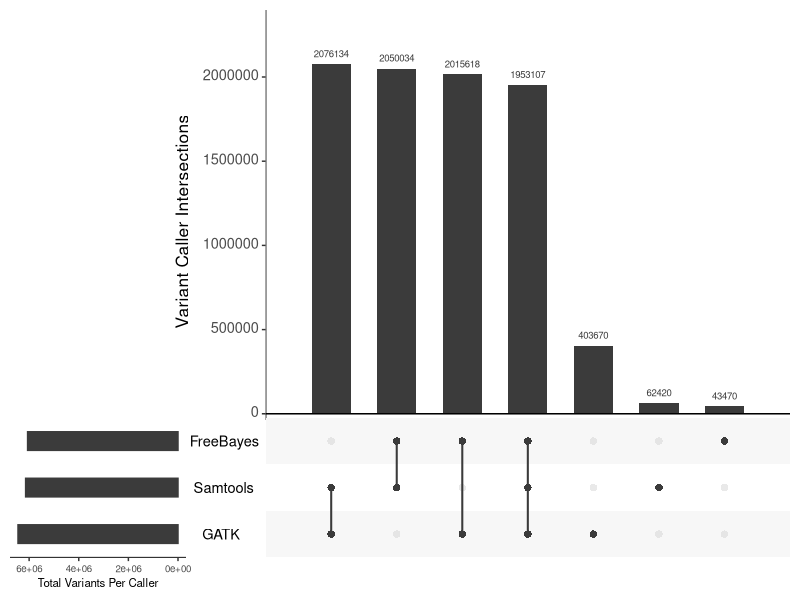

R code for this plot: (Note: this script raises an error after producing the figure.)
#UpSet diagram to compare overlap between variant callers
library(UpSetR)

#Set working directory to appropriate location
setwd("")

#Read in data
df <- read.delim("gatk_freebayes_samtools_compare_1990_2015.txt", header=TRUE)

#Pull out the relevant values for 1990 SNPs comparison
gatk_1990_unique_snps <- df[8,4] - df[11,4] - (df[12,4] - df[11,4]) - (df[13,4] -  df[11,4])
freebayes_1990_unique_snps <- df[9,4] - df[11,4] - (df[12,4] - df[11,4]) - (df[14,4] -  df[11,4])
samtools_1990_unique_snps <- df[10,4] - df[11,4] - (df[13,4] - df[11,4]) - (df[14,4] -  df[11,4])
intersect_G_FB_1990_snps <- df[12,4]
intersect_FB_ST_1990_snps <- df[14,4]
intersect_G_ST_1990_snps <- df[13,4]
intersect_all_1990_snps <- df[11,4]

snps_1990 <- c("GATK" = gatk_1990_unique_snps, "FreeBayes" = freebayes_1990_unique_snps, "Samtools" = samtools_1990_unique_snps, "GATK&FreeBayes" = intersect_G_FB_1990_snps, "FreeBayes&Samtools" = intersect_FB_ST_1990_snps, "GATK&Samtools" = intersect_G_ST_1990_snps, "GATK&FreeBayes&Samtools" = intersect_all_1990_snps)

upset(fromExpression(snps_1990), order.by = "freq", mainbar.y.label = "Variant Caller Intersections", sets.x.label = "Total Variants Per Caller", text.scale = c(1.5, 1.5, 1, 1, 1.5, 1.1))
grid.edit('arrange', name='arrange2')
snps_1990_plot = grid.grab()

#Pull out the relevant values for 2015 SNPs comparison
gatk_2015_unique_snps <- df[1,4] - df[4,4] - (df[5,4] - df[4,4]) - (df[6,4] -  df[4,4])
freebayes_2015_unique_snps <- df[2,4] - df[4,4] - (df[5,4] - df[4,4]) - (df[7,4] -  df[4,4])
samtools_2015_unique_snps <- df[3,4] - df[4,4] - (df[6,4] - df[4,4]) - (df[7,4] -  df[4,4])
intersect_G_FB_2015_snps <- df[5,4]
intersect_FB_ST_2015_snps <- df[7,4]
intersect_G_ST_2015_snps <- df[6,4]
intersect_all_2015_snps <- df[4,4]

snps_2015 <- c("GATK" = gatk_2015_unique_snps, "FreeBayes" = freebayes_2015_unique_snps, "Samtools" = samtools_2015_unique_snps, "GATK&FreeBayes" = intersect_G_FB_2015_snps, "FreeBayes&Samtools" = intersect_FB_ST_2015_snps, "GATK&Samtools" = intersect_G_ST_2015_snps, "GATK&FreeBayes&Samtools" = intersect_all_2015_snps)

upset(fromExpression(snps_2015), order.by = "freq", mainbar.y.label = "Variant Caller Intersections", sets.x.label = "Total Variants Per Caller", text.scale = c(1.5, 1.5, 1, 1, 1.5, 1.1))
grid.edit('arrange', name='arrange2')
snps_2015_plot = grid.grab()

#Pull out the relevant values for 1990 INDELs comparison
gatk_1990_unique_indels <- df[8,5] - df[11,5] - (df[12,5] - df[11,5]) - (df[13,5] -  df[11,5])
freebayes_1990_unique_indels <- df[9,5] - df[11,5] - (df[12,5] - df[11,5]) - (df[14,5] -  df[11,5])
samtools_1990_unique_indels <- df[10,5] - df[11,5] - (df[13,5] - df[11,5]) - (df[14,5] -  df[11,5])
intersect_G_FB_1990_indels <- df[12,5]
intersect_FB_ST_1990_indels <- df[14,5]
intersect_G_ST_1990_indels <- df[13,5]
intersect_all_1990_indels <- df[11,5]

indels_1990 <- c("GATK" = gatk_1990_unique_indels, "FreeBayes" = freebayes_1990_unique_indels, "Samtools" = samtools_1990_unique_indels, "GATK&FreeBayes" = intersect_G_FB_1990_indels, "FreeBayes&Samtools" = intersect_FB_ST_1990_indels, "GATK&Samtools" = intersect_G_ST_1990_indels, "GATK&FreeBayes&Samtools" = intersect_all_1990_indels)

upset(fromExpression(indels_1990), order.by = "freq", mainbar.y.label = "Variant Caller Intersections", sets.x.label = "Total Variants Per Caller", text.scale = c(1.5, 1.5, 1, 1, 1.5, 1.1))
grid.edit('arrange', name='arrange2')
indels_1990_plot = grid.grab()

#Pull out the relevant values for 2015 indels comparison
gatk_2015_unique_indels <- df[1,5] - df[4,5] - (df[5,5] - df[4,5]) - (df[6,5] -  df[4,5])
freebayes_2015_unique_indels <- df[2,5] - df[4,5] - (df[5,5] - df[4,5]) - (df[7,5] -  df[4,5])
samtools_2015_unique_indels <- df[3,5] - df[4,5] - (df[6,5] - df[4,5]) - (df[7,5] -  df[4,5])
intersect_G_FB_2015_indels <- df[5,5]
intersect_FB_ST_2015_indels <- df[7,5]
intersect_G_ST_2015_indels <- df[6,5]
intersect_all_2015_indels <- df[4,5]

indels_2015 <- c("GATK" = gatk_2015_unique_indels, "FreeBayes" = freebayes_2015_unique_indels, "Samtools" = samtools_2015_unique_indels, "GATK&FreeBayes" = intersect_G_FB_2015_indels, "FreeBayes&Samtools" = intersect_FB_ST_2015_indels, "GATK&Samtools" = intersect_G_ST_2015_indels, "GATK&FreeBayes&Samtools" = intersect_all_2015_indels)

upset(fromExpression(indels_2015), order.by = "freq", mainbar.y.label = "Variant Caller Intersections", sets.x.label = "Total Variants Per Caller", text.scale = c(1.5, 1.5, 1, 1, 1.5, 1.1))
grid.edit('arrange', name='arrange2')
indels_2015_plot = grid.grab()

#Save the plot
pdf("gatk_freebayes_samtools_comparison.pdf", height = 10, width = 15)
grid.arrange(arrangeGrob(snps_1990_plot, top = "SNPs 1990 Isolates"), arrangeGrob(snps_2015_plot, top = "SNPs 2015 Isolates"), arrangeGrob(indels_1990_plot, top = "INDELs 1990 Isolates"), arrangeGrob(indels_2015_plot, top = "INDELs 2015 Isolates"), ncol=2, nrow=2)
dev.off()

###Compare variants called with FreeBayes between 1990 and 2015, using more stringent filtering params for downstream analysis

#Read in data
df2 <- read.delim("1990_2015_freebayes_compare.txt", header=TRUE)

#Pull out the relevant values for snps
fb_2015_unique_snps <- df2[1,4] - df2[3,4]
fb_1990_unique_snps <- df2[2,4] - df2[3,4]
intersect_1990_2015_snps <- df2[3,4]

snps <- c("1990" = fb_1990_unique_snps, "2015" = fb_2015_unique_snps, "1990&2015" = intersect_1990_2015_snps)

snps_plot <- grid.grabExpr(upset(fromExpression(snps), order.by = "freq", mainbar.y.label = "Variant Intersections", sets.x.label = "Total Variants Per Year", text.scale = c(1.5, 1.5, 1, 1, 1.5, 1.1)))

#Pull out the relevant values for indels
fb_2015_unique_indels <- df2[1,5] - df2[3,5]
fb_1990_unique_indels <- df2[2,5] - df2[3,5]
intersect_1990_2015_indels <- df2[3,5]

indels <- c("1990" = fb_1990_unique_indels, "2015" = fb_2015_unique_indels, "1990&2015" = intersect_1990_2015_indels)

indels_plot <- grid.grabExpr(upset(fromExpression(indels), order.by = "freq", mainbar.y.label = "Variant Intersections", sets.x.label = "Total Variants Per Year", text.scale = c(1.5, 1.5, 1, 1, 1.5, 1.1)))

#Save the plot
pdf("1990_2015_fb_comparison.pdf", height = 10, width = 6.5)
grid.arrange(arrangeGrob(snps_plot, top = "SNPs"), arrangeGrob(indels_plot, top = "INDELs"), nrow=2)
dev.off()
